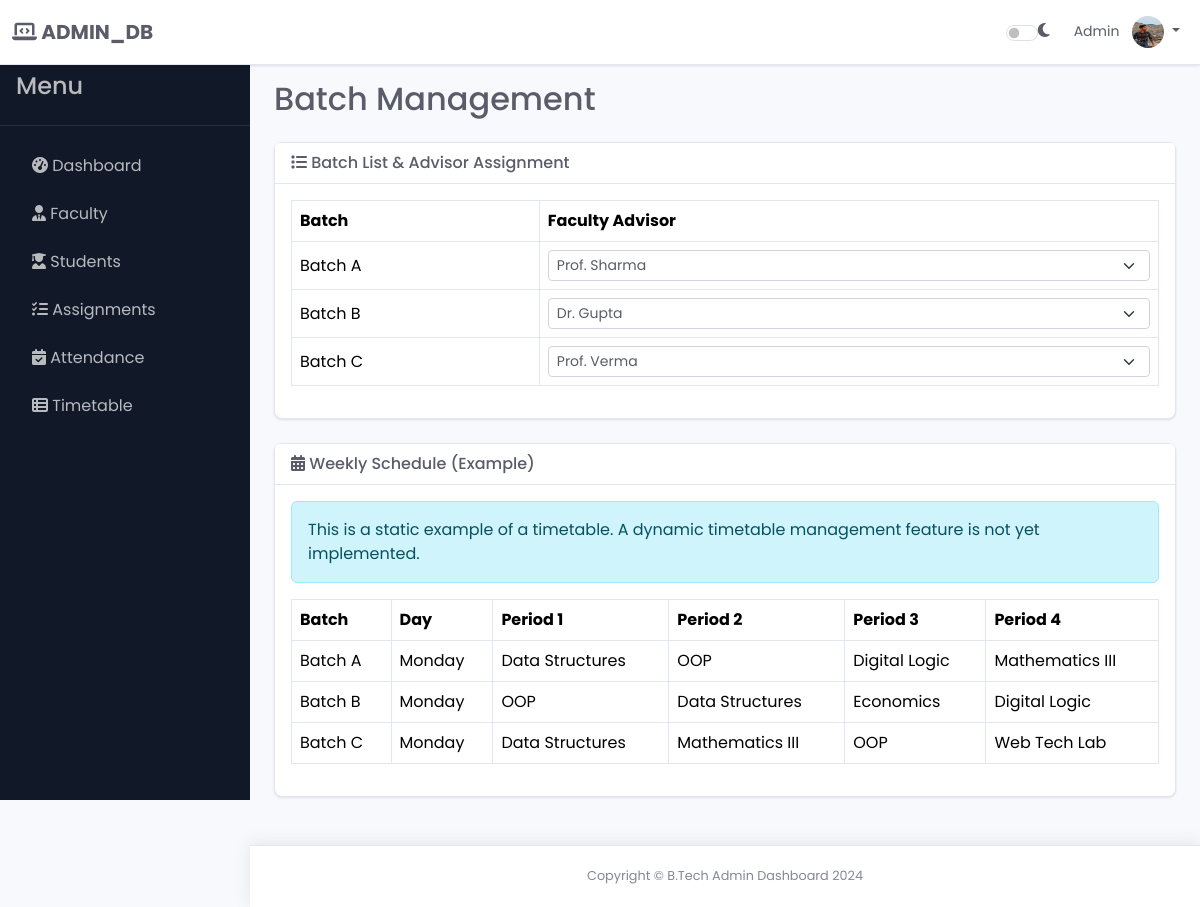
Page /classes.php (signed in) on the committed database.
### tables this page shows
CREATE TABLE IF NOT EXISTS `batches` (
  `id` int(11) NOT NULL AUTO_INCREMENT,
  `batch_name` varchar(255) NOT NULL,
  `faculty_advisor_id` int(11) DEFAULT NULL,
  PRIMARY KEY (`id`),
  KEY `faculty_advisor_id` (`faculty_advisor_id`),
  CONSTRAINT `batches_ibfk_1` FOREIGN KEY (`faculty_advisor_id`) REFERENCES `teachers` (`id`) ON DELETE SET NULL
);

### classes.php (the view, shortened to what this page needs)
<?php
require_once 'db.php';
$teachersResult = $conn->query("SELECT id, name FROM teachers WHERE status = 'active' ORDER BY name");
$allTeachers = [];
if ($teachersResult) {
    while ($teacher = $teachersResult->fetch_assoc()) {
        $allTeachers[] = $teacher;
    }
}
$batchesQuery = "
    SELECT
        b.id AS batch_id,
        b.batch_name,
        t.id AS teacher_id
    FROM batches b
    LEFT JOIN teachers t ON b.faculty_advisor_id = t.id
    ORDER BY b.batch_name
";
$batchesListResult = $conn->query($batchesQuery);
require_once 'header.php';
?>
<h2 class="mb-4">Batch Management</h2>
<div class="card mb-4">
    <div class="card-header">
        <i class="fa fa-list"></i> Batch List & Advisor Assignment
    </div>
    <div class="card-body">
        <div class="table-responsive">
            <table class="table table-bordered align-middle">
                <thead>
                    <tr>
                        <th>Batch</th>
                        <th>Faculty Advisor</th>
                    </tr>
                </thead>
                <tbody id="batchListBody">
                    <?php if ($batchesListResult && $batchesListResult->num_rows > 0): ?>
                        <?php while($batch = $batchesListResult->fetch_assoc()): ?>
                            <tr>
                                <td><?php echo htmlspecialchars($batch['batch_name']); ?></td>
                                <td>
                                    <select class="form-select form-select-sm advisor-select"
                                            name="faculty_advisor_id"
                                            data-batch-id="<?php echo $batch['batch_id']; ?>">
                                        <?php foreach ($allTeachers as $teacher): ?>
                                            <option value="<?php echo $teacher['id']; ?>" <?php if ($teacher['id'] == $batch['teacher_id']) echo 'selected'; ?>>
                                                <?php echo htmlspecialchars($teacher['name']); ?>
                                            </option>
                                        <?php endforeach; ?>
                                    </select>
                                </td>
                            </tr>
                        <?php endwhile; ?>
                    <?php else: ?>
                        <tr>
                            <td colspan="2" class="text-center">No batches found.</td>
                        </tr>
                    <?php endif; ?>
                </tbody>
            </table>
        </div>
    </div>
</div>
<div class="card mb-4">
    <div class="card-header">
        <i class="fa fa-calendar-alt"></i> Weekly Schedule (Example)
    </div>
    <div class="card-body">
        <div class="alert alert-info">
            This is a static example of a timetable. A dynamic timetable management feature is not yet implemented.
        </div>
        <div class="table-responsive">
            <table class="table table-bordered align-middle">
                <thead>
                    <tr>
                        <th>Batch</th>
                        <th>Day</th>
                        <th>Period 1</th>
                        <th>Period 2</th>
                        <th>Period 3</th>
                        <th>Period 4</th>
                    </tr>
                </thead>
                <tbody>
                    <tr>
                        <td>Batch A</td>
                        <td>Monday</td>
                        <td>Data Structures</td>
                        <td>OOP</td>
                        <td>Digital Logic</td>
                        <td>Mathematics III</td>
                    </tr>
                    <tr>
                        <td>Batch B</td>
                        <td>Monday</td>
                        <td>OOP</td>
                        <td>Data Structures</td>
                        <td>Economics</td>
                        <td>Digital Logic</td>
                    </tr>
                    <tr>
                        <td>Batch C</td>
                        <td>Monday</td>
                        <td>Data Structures</td>
                        <td>Mathematics III</td>
                        <td>OOP</td>
                        <td>Web Tech Lab</td>
                    </tr>
                </tbody>
            </table>
        </div>
    </div>
</div>
<div class="toast-container position-fixed bottom-0 end-0 p-3"></div>
<?php
require_once 'footer.php';
?>

### assest/css/layout.css (style rules this page uses)
:root { --sidebar-width: 250px; --navbar-height: 56px; --transition-speed: 0.3s; --sidebar-bg: #111827; --sidebar-text: rgba(255, 255, 255, 0.7); --sidebar-text-hover: #ffffff; }
body { font-family: 'Poppins', sans-serif; }
.card { border-radius: 0.5rem; box-shadow: 0 1px 3px 0 rgba(0, 0, 0, 0.07), 0 1px 2px 0 rgba(0, 0, 0, 0.04); }
.card-header { font-weight: 500; color: var(--text-color); }

### assest/css/classes.css (style rules this page uses)
.toast-container { z-index: 1090; }

### assest/css/theme.css (style rules this page uses)
:root { --body-bg: #f8f9fc; --text-color: #5a5c69; --card-bg: #fff; --card-border-color: #e3e6f0; --header-bg: #fff; --header-border-color: #e3e6f0; --table-border-color: #e3e6f0; --table-striped-bg: #f8f9fc; --form-control-bg: #fff; --form-control-border: #d1d3e2; --text-muted-color: #858796; --text-primary-color: #2575fc; --link-color: #2575fc; --bs-success-rgb: 52, 232, 158; --bs-warning-rgb: 255, 193, 7; --bs-danger-rgb: 220, 53, 69; --bs-info-rgb: 23, 162, 184; --text-success-color: #10b981; --text-info-color: #0ea5e9; --text-warning-color: #f59e0b; --text-danger-color: #ef4444; }
body { background-color: var(--body-bg); color: var(--text-color); }
.card { background-color: var(--card-bg); border-color: var(--card-border-color); color: var(--text-color); }
.card-header, .card-footer { background-color: var(--card-bg); border-bottom-color: var(--card-border-color); border-top-color: var(--card-border-color); color: var(--text-color); }
.table { color: var(--text-color); border-color: var(--table-border-color); }
.table > :not(caption) > * > * { background-color: transparent; }
.table-bordered > :not(caption) > * > * { border-color: var(--table-border-color); }
.form-control, .form-select { background-color: var(--form-control-bg); color: var(--text-color); border-color: var(--form-control-border); }

### rows in the picture
batches: batch_name "Batch A"
batches: batch_name "Batch B"
batches: batch_name "Batch C"

### other values in the picture
$_SESSION['user_email'] "Admin"
form field faculty_advisor_id "Prof. Sharma"
form field faculty_advisor_id "Dr. Gupta"
form field faculty_advisor_id "Prof. Verma"
